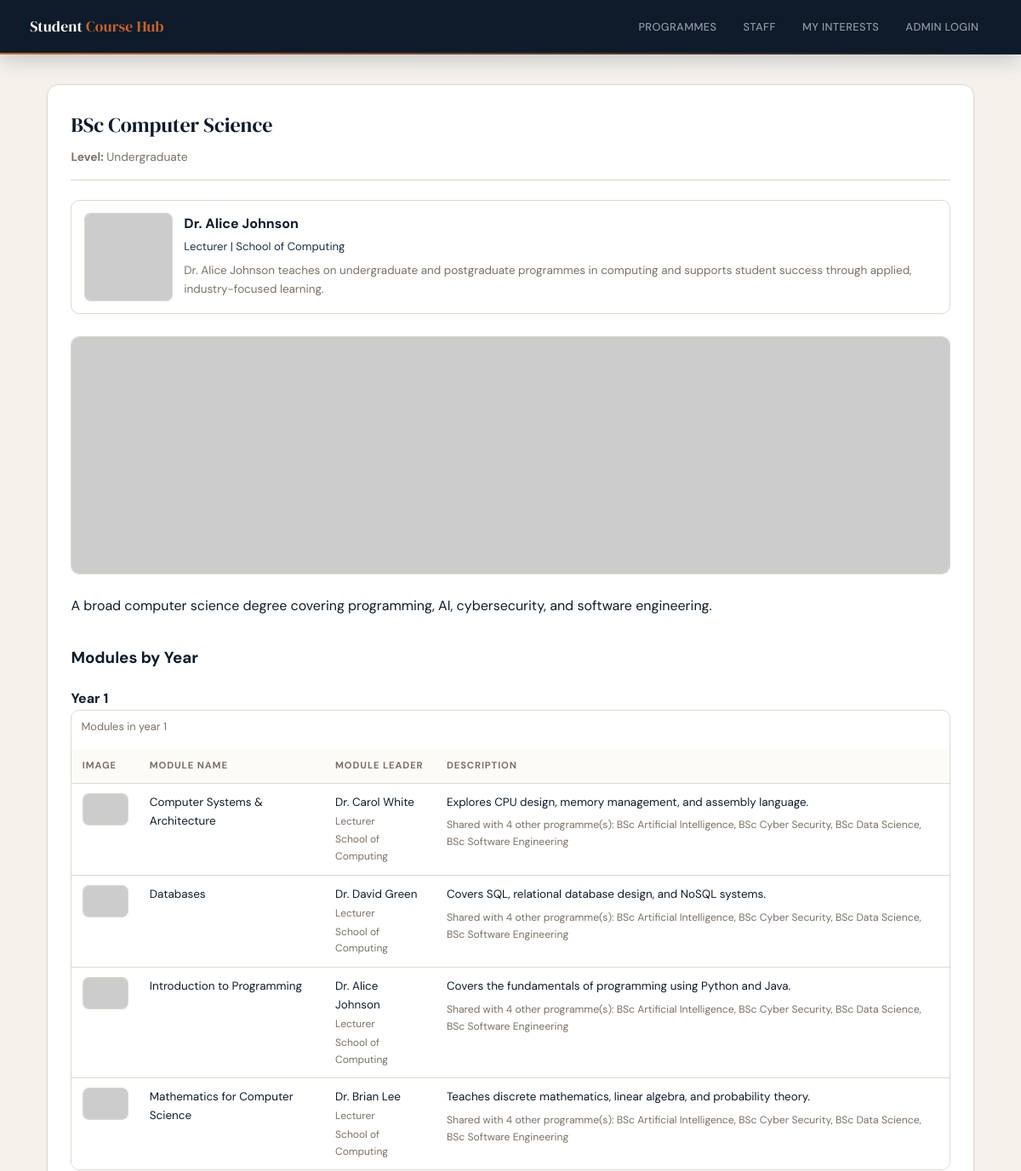
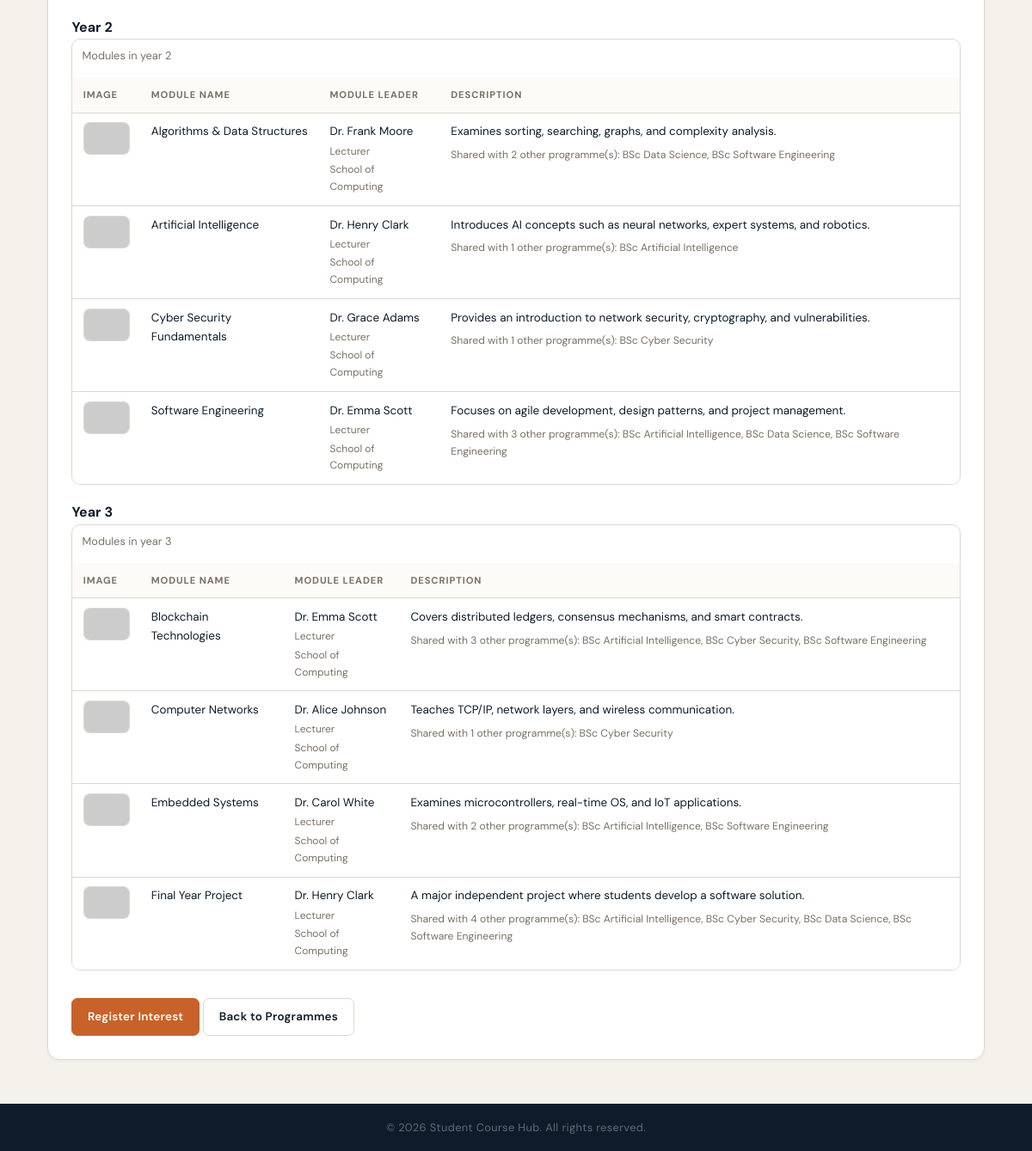
The page /public/programme?id=1 on the database its author committed (2 pictures, top to bottom).
### tables this page shows
CREATE TABLE `programmes` (
  `ProgrammeID` int(11) NOT NULL,
  `ProgrammeName` text NOT NULL,
  `LevelID` int(11) DEFAULT NULL,
  `ProgrammeLeaderID` int(11) DEFAULT NULL,
  `Description` text DEFAULT NULL,
  `Image` text DEFAULT NULL,
  `IsPublished` tinyint(1) NOT NULL DEFAULT 1,
  `ImageAlt` varchar(255) DEFAULT NULL
);

CREATE TABLE `levels` (
  `LevelID` int(11) NOT NULL,
  `LevelName` text NOT NULL
);

CREATE TABLE `staff` (
  `StaffID` int(11) NOT NULL,
  `Name` text NOT NULL,
  `JobTitle` varchar(150) DEFAULT NULL,
  `Department` varchar(150) DEFAULT NULL,
  `Bio` text DEFAULT NULL,
  `PhotoUrl` varchar(500) DEFAULT NULL
);

CREATE TABLE `modules` (
  `ModuleID` int(11) NOT NULL,
  `ModuleName` text NOT NULL,
  `ModuleLeaderID` int(11) DEFAULT NULL,
  `Description` text DEFAULT NULL,
  `Image` text DEFAULT NULL,
  `ImageAlt` varchar(255) DEFAULT NULL
);

### app/Views/student/programme-detail.php (the view, shortened to what the rows shown need)
<!DOCTYPE html>
<html lang="en">
<head>
    <link rel="stylesheet" href="/WebApplication/public/css/style.css" />
</head>
<body>
    <header>
        <h1>Student <span>Course Hub</span></h1>
        <nav>
            <a href="/WebApplication/public/programmes">Programmes</a>
            <a href="/WebApplication/public/staff">Staff</a>
            <a href="/WebApplication/public/my-interests">My Interests</a>
            <a href="/WebApplication/public/admin-login">Admin Login</a>
        </nav>
    </header>
    <main id="main-content">
        <section class="content">
            <div class="content-header">
                <h2><?php echo htmlspecialchars($programme['ProgrammeName']); ?></h2>
                <p>
                    <strong>Level:</strong> <?php echo htmlspecialchars($programme['LevelName'] ?? 'N/A'); ?>
                </p>
            </div>
            <?php if (!empty($programme['ProgrammeLeaderName'])): ?>
                <?php $leaderPhoto = !empty($programme['ProgrammeLeaderPhotoUrl']) ? (string) $programme['ProgrammeLeaderPhotoUrl'] : '/WebApplication/public/img/staff-placeholder.svg'; ?>
                <section class="staff-profile-card" aria-label="Programme leader profile" style="margin-bottom: 1.2rem;">
                    <img
                        class="staff-profile-photo"
                        src="<?php echo htmlspecialchars($leaderPhoto); ?>"
                        alt="Photo of <?php echo htmlspecialchars((string) $programme['ProgrammeLeaderName']); ?>"
                        onerror="this.src='/WebApplication/public/img/staff-placeholder.svg';"
                    />
                    <div class="staff-profile-meta">
                        <h3><?php echo htmlspecialchars((string) $programme['ProgrammeLeaderName']); ?></h3>
                        <p class="staff-profile-role">
                            <?php echo htmlspecialchars((string) ($programme['ProgrammeLeaderJobTitle'] ?? 'Programme Leader')); ?>
                            <?php if (!empty($programme['ProgrammeLeaderDepartment'])): ?>
                                <span> | <?php echo htmlspecialchars((string) $programme['ProgrammeLeaderDepartment']); ?></span>
                            <?php endif; ?>
                        </p>
                        <?php if (!empty($programme['ProgrammeLeaderBio'])): ?>
                            <p class="staff-profile-bio"><?php echo nl2br(htmlspecialchars((string) $programme['ProgrammeLeaderBio'])); ?></p>
                        <?php endif; ?>
                    </div>
                </section>
            <?php endif; ?>
            <?php $programmeImage = !empty($programme['Image']) ? (string) $programme['Image'] : '/WebApplication/public/img/programme-placeholder.svg'; ?>
            <?php $programmeImageAlt = trim((string) ($programme['ImageAlt'] ?? '')) !== '' ? (string) $programme['ImageAlt'] : 'Image for ' . (string) ($programme['ProgrammeName'] ?? 'programme'); ?>
            <img
                class="programme-hero-image"
                src="<?php echo htmlspecialchars($programmeImage); ?>"
                alt="<?php echo htmlspecialchars($programmeImageAlt); ?>"
                onerror="this.src='/WebApplication/public/img/programme-placeholder.svg';"
            />
            <p><?php echo nl2br(htmlspecialchars((string) ($programme['Description'] ?? 'No description available.'))); ?></p>
            <h3 style="margin-top: 2rem;">Modules by Year</h3>
            <?php if (empty($programme['modulesByYear'])): ?>
                <p>No modules have been assigned yet.</p>
            <?php else: ?>
                <?php foreach ($programme['modulesByYear'] as $year => $modules): ?>
                    <section style="margin-top: 1.2rem;">
                        <h4>Year <?php echo (int) $year; ?></h4>
                        <div class="table-wrap">
                            <table class="data-table">
                                <caption>Modules in year <?php echo (int) $year; ?></caption>
                                <thead>
                                    <tr>
                                        <th scope="col">Image</th>
                                        <th scope="col">Module Name</th>
                                        <th scope="col">Module Leader</th>
                                        <th scope="col">Description</th>
                                    </tr>
                                </thead>
                                <tbody>
                                    <?php foreach ($modules as $module): ?>
                                        <tr>
                                            <td>
                                                <?php $moduleImage = !empty($module['Image']) ? (string) $module['Image'] : '/WebApplication/public/img/module-placeholder.svg'; ?>
                                                <?php $moduleImageAlt = trim((string) ($module['ImageAlt'] ?? '')) !== '' ? (string) $module['ImageAlt'] : 'Image for ' . (string) ($module['ModuleName'] ?? 'module'); ?>
                                                <img
                                                    class="module-thumb"
                                                    src="<?php echo htmlspecialchars($moduleImage); ?>"
                                                    alt="<?php echo htmlspecialchars($moduleImageAlt); ?>"
                                                    onerror="this.src='/WebApplication/public/img/module-placeholder.svg';"
                                                />
                                            </td>
                                            <td><?php echo htmlspecialchars($module['ModuleName']); ?></td>
                                            <td>
                                                <?php echo htmlspecialchars($module['ModuleLeaderName'] ?? 'N/A'); ?>
                                                <?php if (!empty($module['ModuleLeaderJobTitle'])): ?>
                                                    <div class="staff-inline-meta"><?php echo htmlspecialchars((string) $module['ModuleLeaderJobTitle']); ?></div>
                                                <?php endif; ?>
                                                <?php if (!empty($module['ModuleLeaderDepartment'])): ?>
                                                    <div class="staff-inline-meta"><?php echo htmlspecialchars((string) $module['ModuleLeaderDepartment']); ?></div>
                                                <?php endif; ?>
                                            </td>
                                            <td>
                                                <?php echo htmlspecialchars((string) ($module['Description'] ?? '')); ?>
                                                <?php if ((int) ($module['SharedProgrammeCount'] ?? 0) > 0): ?>
                                                    <div class="shared-note">
                                                        Shared with <?php echo (int) $module['SharedProgrammeCount']; ?> other programme(s):
                                                        <?php echo htmlspecialchars((string) ($module['SharedProgrammeNames'] ?? '')); ?>
                                                    </div>
                                                <?php endif; ?>
                                            </td>
                                        </tr>
                                    <?php endforeach; ?>
                                </tbody>
                            </table>
                        </div>
                    </section>
                <?php endforeach; ?>
            <?php endif; ?>
            <p style="margin-top: 2rem;">
                <a class="btn btn-accent" href="/WebApplication/public/interest?programme_id=<?php echo (int) $programme['ProgrammeID']; ?>">Register Interest</a>
                <a class="btn btn-ghost" href="/WebApplication/public/programmes">Back to Programmes</a>
            </p>
        </section>
    </main>
    <footer>
        <p>&copy; 2026 Student Course Hub. All rights reserved.</p>
    </footer>
</body>
</html>

### rows shown on the page
programmes: ProgrammeName "BSc Computer Science", LevelID.LevelName "Undergraduate", ProgrammeLeaderID.Name "Dr. Alice Johnson", ProgrammeLeaderID.JobTitle "Lecturer", ProgrammeLeaderID.Department "School of Computing", ProgrammeLeaderID.Bio "Dr. Alice Johnson teaches on undergraduate and postgraduate programmes in computing and supports student success through applied, industry-focused learning.", Description "A broad computer science degree covering programming, AI, cybersecurity, and software engineering."
modules: ModuleName "Computer Systems & Architecture", ModuleLeaderID.Name "Dr. Carol White", ModuleLeaderID.JobTitle "Lecturer", ModuleLeaderID.Department "School of Computing", Description "Explores CPU design, memory management, and assembly language.", SharedProgrammeCount "4", SharedProgrammeNames "BSc Artificial Intelligence, BSc Cyber Security, BSc Data Science, BSc Software Engineering"
modules: ModuleName "Databases", ModuleLeaderID.Name "Dr. David Green", ModuleLeaderID.JobTitle "Lecturer", ModuleLeaderID.Department "School of Computing", Description "Covers SQL, relational database design, and NoSQL systems.", SharedProgrammeCount "4", SharedProgrammeNames "BSc Artificial Intelligence, BSc Cyber Security, BSc Data Science, BSc Software Engineering"
modules: ModuleName "Introduction to Programming", ModuleLeaderID.Name "Dr. Alice Johnson", ModuleLeaderID.JobTitle "Lecturer", ModuleLeaderID.Department "School of Computing", Description "Covers the fundamentals of programming using Python and Java.", SharedProgrammeCount "4", SharedProgrammeNames "BSc Artificial Intelligence, BSc Cyber Security, BSc Data Science, BSc Software Engineering"
modules: ModuleName "Mathematics for Computer Science", ModuleLeaderID.Name "Dr. Brian Lee", ModuleLeaderID.JobTitle "Lecturer", ModuleLeaderID.Department "School of Computing", Description "Teaches discrete mathematics, linear algebra, and probability theory.", SharedProgrammeCount "4", SharedProgrammeNames "BSc Artificial Intelligence, BSc Cyber Security, BSc Data Science, BSc Software Engineering"
modules: ModuleName "Algorithms & Data Structures", ModuleLeaderID.Name "Dr. Frank Moore", ModuleLeaderID.JobTitle "Lecturer", ModuleLeaderID.Department "School of Computing", Description "Examines sorting, searching, graphs, and complexity analysis.", SharedProgrammeCount "2", SharedProgrammeNames "BSc Data Science, BSc Software Engineering"
modules: ModuleName "Artificial Intelligence", ModuleLeaderID.Name "Dr. Henry Clark", ModuleLeaderID.JobTitle "Lecturer", ModuleLeaderID.Department "School of Computing", Description "Introduces AI concepts such as neural networks, expert systems, and robotics.", SharedProgrammeCount "1", SharedProgrammeNames "BSc Artificial Intelligence"
modules: ModuleName "Cyber Security Fundamentals", ModuleLeaderID.Name "Dr. Grace Adams", ModuleLeaderID.JobTitle "Lecturer", ModuleLeaderID.Department "School of Computing", Description "Provides an introduction to network security, cryptography, and vulnerabilities.", SharedProgrammeCount "1", SharedProgrammeNames "BSc Cyber Security"
modules: ModuleName "Software Engineering", ModuleLeaderID.Name "Dr. Emma Scott", ModuleLeaderID.JobTitle "Lecturer", ModuleLeaderID.Department "School of Computing", Description "Focuses on agile development, design patterns, and project management.", SharedProgrammeCount "3", SharedProgrammeNames "BSc Artificial Intelligence, BSc Data Science, BSc Software Engineering"
modules: year "3", ModuleName "Final Year Project", ModuleLeaderID.Name "Dr. Henry Clark", ModuleLeaderID.JobTitle "Lecturer", ModuleLeaderID.Department "School of Computing", Description "A major independent project where students develop a software solution.", SharedProgrammeCount "4", SharedProgrammeNames "BSc Artificial Intelligence, BSc Cyber Security, BSc Data Science, BSc Software Engineering"
modules: ModuleName "Blockchain Technologies", ModuleLeaderID.Name "Dr. Emma Scott", ModuleLeaderID.JobTitle "Lecturer", ModuleLeaderID.Department "School of Computing", Description "Covers distributed ledgers, consensus mechanisms, and smart contracts.", SharedProgrammeCount "3", SharedProgrammeNames "BSc Artificial Intelligence, BSc Cyber Security, BSc Software Engineering"
modules: ModuleName "Computer Networks", ModuleLeaderID.Name "Dr. Alice Johnson", ModuleLeaderID.JobTitle "Lecturer", ModuleLeaderID.Department "School of Computing", Description "Teaches TCP/IP, network layers, and wireless communication.", SharedProgrammeCount "1", SharedProgrammeNames "BSc Cyber Security"
modules: ModuleName "Embedded Systems", ModuleLeaderID.Name "Dr. Carol White", ModuleLeaderID.JobTitle "Lecturer", ModuleLeaderID.Department "School of Computing", Description "Examines microcontrollers, real-time OS, and IoT applications.", SharedProgrammeCount "2", SharedProgrammeNames "BSc Artificial Intelligence, BSc Software Engineering"

### other values the page prints
$year "1"
$year "2"
